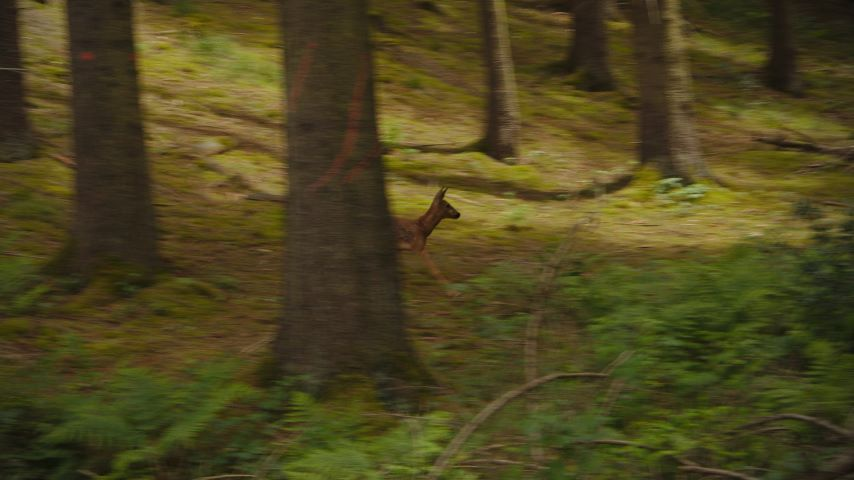
#> input picture assets/Deer.jpg, 854 x 480 px
$ python -i utils.py   (imports and definitions only)
#> lines starting #> are read from the running program, lines starting #| are printed output that depends on the picture
import math
import os
import random
import re
import warnings
from typing import Callable, cast

import numpy

from .types import BoolMask, FloatMask


# [36 lines left out: functions parse_dimension_arg, parse_border_args, not called in this run]


def load_float_mask(mask_path: str | None, shape: tuple[int, int] = (0, 0), default: float = 0) -> FloatMask:
#> called with mask_path = '../assets/Deer.jpg', shape = (0, 0), default = 0
    if mask_path is None:
        arr = numpy.zeros(shape, dtype=numpy.float32)
        arr[:,:] = default
        return arr
    inverse = False
    if mask_path is not None and mask_path.endswith(":inv"):
        inverse = True
        mask_path = mask_path[:-4]
    if mask_path.lower() == "zeros":
        arr = numpy.zeros(shape, dtype=numpy.float32)
    elif mask_path.lower() == "ones":
        arr = numpy.ones(shape, dtype=numpy.float32)
    elif mask_path.lower() == "random":
        arr = cast(FloatMask, numpy.random.rand(*shape).astype(numpy.float32))
    elif re.match(r"^border(\-(top|right|bottom|left))?:(\d+%?:|:|\d+%?$){1,4}$", mask_path, re.IGNORECASE):
        top, right, bottom, left = parse_border_args(mask_path, *shape)
        arr = numpy.zeros(shape, dtype=numpy.float32)
        if top != 0: arr[:top,:] = 1
        if right != 0: arr[:,-right:] = 1
        if bottom != 0: arr[-bottom:,:] = 1
        if left != 0: arr[:,:left] = 1
    elif re.match(r"^[hv]line:\d+%?$", mask_path, re.IGNORECASE):
        name, arg_string = mask_path.lower().split(":")
        arr = numpy.zeros(shape, dtype=numpy.float32)
        if name == "hline":
            arg = parse_dimension_arg(arg_string, shape[0])
            i = (shape[0] - arg) // 2
            arr[i:i+arg,:] = 1
        elif name == "vline":
            arg = parse_dimension_arg(arg_string, shape[1])
            j = (shape[1] - arg) // 2
            arr[:,j:j+arg] = 1
        else:
            raise ValueError(f"Invalid line rule name {name}")
    elif re.match(r"circle:\d+%?", mask_path, re.IGNORECASE):
        arg_string = mask_path.lower().split(":")[1]
        radius = parse_dimension_arg(arg_string, min(shape))
        arr = numpy.zeros(shape, dtype=numpy.float32)
        i = numpy.arange(0, shape[0])
        j = numpy.arange(0, shape[1])
        ci, cj = shape[0] // 2, shape[1] // 2
        arr = (j[numpy.newaxis,:] - cj) ** 2 + (i[:,numpy.newaxis] - ci) ** 2 < radius ** 2
    elif re.match(r"rect:\d+%?(:\d+%?)?", mask_path, re.IGNORECASE):
        arg_strings = mask_path[mask_path.index(":")+1:].split(":")
        width, height = 0, 0
        if len(arg_strings) == 1:
            width = parse_dimension_arg(arg_strings[0], shape[1])
            height = parse_dimension_arg(arg_strings[0], shape[0])
        elif len(arg_strings) == 2:
            width = parse_dimension_arg(arg_strings[0], shape[1])
            height = parse_dimension_arg(arg_strings[1], shape[0])
        else:
            raise ValueError(f"Invalid number of argument {len(arg_strings)} for rect mask")
        arr = numpy.ones(shape, dtype=numpy.float32)
        arr[:shape[0] // 2 - height // 2,:] = 0
        arr[shape[0] // 2 + height // 2:,:] = 0
        arr[:,:shape[1] // 2 - width // 2] = 0
        arr[:,shape[1] // 2 + width // 2:] = 0
    elif re.match(r"grid:\d+:\d+:\d+?", mask_path, re.IGNORECASE):
        arg_strings = mask_path[mask_path.index(":")+1:].split(":")
        nrows, ncols, radius = list(map(int, arg_strings))
        diameter = 2 * radius
        i = numpy.arange(0, diameter)
        j = numpy.arange(0, diameter)
        circle = (j[numpy.newaxis,:] - radius) ** 2 + (i[:,numpy.newaxis] - radius) ** 2 < radius ** 2
        arr = numpy.zeros(shape, dtype=numpy.float32)
        height, width = shape
        cell_height, cell_width = height // nrows, width // ncols
        for i in range(nrows):
            for j in range(ncols):
                i0 = cell_height * i + cell_height // 2 - radius
                j0 = cell_width * j + cell_width // 2 - radius
                arr[i0:i0+diameter,j0:j0+diameter] = circle
    else:
        import PIL.Image
        image = PIL.Image.open(mask_path)
#> image is the input picture: PIL image 854x480 RGB; mean R, G, B 77.6, 69.9, 31
        arr = numpy.array(image).astype(numpy.float32)
        image.close()
        if arr.ndim == 2:
            arr /= 255
        elif arr.ndim == 3:
            if arr.shape[2] == 4:
                warnings.warn(f"Mask '{os.path.basename(mask_path)}' has an alpha channel but it will be ignored, only luminance will be used")
            arr = numpy.mean(arr[:,:,:3], axis=2) / 255
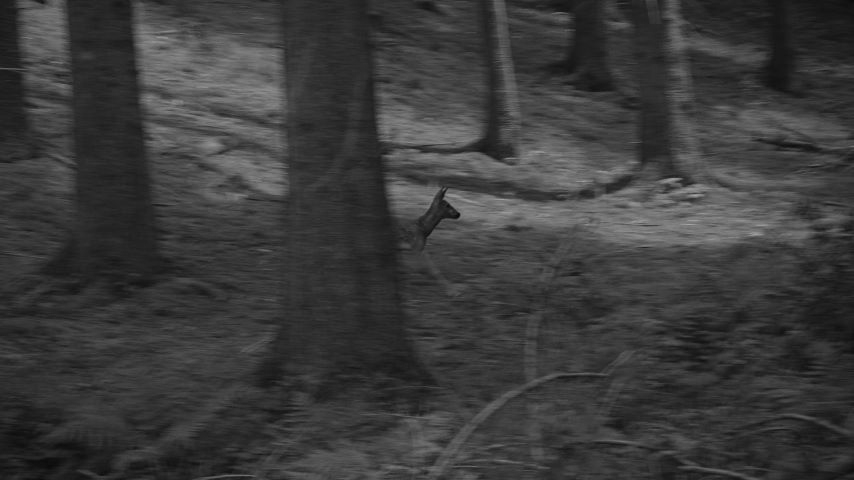
#> arr: shape (480, 854) float32; min 0.0235, max 0.656, mean 0.233
        else:
            raise ValueError(f"Image has wrong number of dimensions {arr.ndim}, expected 2 or 3")
    if inverse:
        arr = 1.0 - arr
    return cast(FloatMask, arr)


def load_bool_mask(mask_path: str | None, shape: tuple[int, int] = (0, 0), default: bool = False) -> BoolMask:
    return cast(BoolMask, numpy.round(load_float_mask(mask_path, shape, float(default))).astype(bool))


# [14 lines left out: function find_unique_path, not called in this run]


# CSS colors, taken from matplotlib.colors.CSS4_COLORS
NAMED_COLORS = {
    "aliceblue": (240, 248, 255),
    "antiquewhite": (250, 235, 215),
    "aqua": (0, 255, 255),
    "aquamarine": (127, 255, 212),
    "azure": (240, 255, 255),
    "beige": (245, 245, 220),
    "bisque": (255, 228, 196),
    "black": (0, 0, 0),
    "blanchedalmond": (255, 235, 205),
    "blue": (0, 0, 255),
    "blueviolet": (138, 43, 226),
    "brown": (165, 42, 42),
    "burlywood": (222, 184, 135),
    "cadetblue": (95, 158, 160),
    "chartreuse": (127, 255, 0),
    "chocolate": (210, 105, 30),
    "coral": (255, 127, 80),
    "cornflowerblue": (100, 149, 237),
    "cornsilk": (255, 248, 220),
    "crimson": (220, 20, 60),
    "cyan": (0, 255, 255),
    "darkblue": (0, 0, 139),
    "darkcyan": (0, 139, 139),
    "darkgoldenrod": (184, 134, 11),
    "darkgray": (169, 169, 169),
    "darkgreen": (0, 100, 0),
    "darkgrey": (169, 169, 169),
    "darkkhaki": (189, 183, 107),
    "darkmagenta": (139, 0, 139),
    "darkolivegreen": (85, 107, 47),
    "darkorange": (255, 140, 0),
    "darkorchid": (153, 50, 204),
    "darkred": (139, 0, 0),
    "darksalmon": (233, 150, 122),
    "darkseagreen": (143, 188, 143),
    "darkslateblue": (72, 61, 139),
    "darkslategray": (47, 79, 79),
    "darkslategrey": (47, 79, 79),
    "darkturquoise": (0, 206, 209),
    "darkviolet": (148, 0, 211),
    "deeppink": (255, 20, 147),
    "deepskyblue": (0, 191, 255),
    "dimgray": (105, 105, 105),
    "dimgrey": (105, 105, 105),
    "dodgerblue": (30, 144, 255),
    "firebrick": (178, 34, 34),
    "floralwhite": (255, 250, 240),
    "forestgreen": (34, 139, 34),
    "fuchsia": (255, 0, 255),
    "gainsboro": (220, 220, 220),
    "ghostwhite": (248, 248, 255),
    "gold": (255, 215, 0),
    "goldenrod": (218, 165, 32),
    "gray": (128, 128, 128),
    "green": (0, 128, 0),
    "greenyellow": (173, 255, 47),
    "grey": (128, 128, 128),
    "honeydew": (240, 255, 240),
    "hotpink": (255, 105, 180),
    "indianred": (205, 92, 92),
    "indigo": (75, 0, 130),
    "ivory": (255, 255, 240),
    "khaki": (240, 230, 140),
    "lavender": (230, 230, 250),
    "lavenderblush": (255, 240, 245),
    "lawngreen": (124, 252, 0),
    "lemonchiffon": (255, 250, 205),
    "lightblue": (173, 216, 230),
    "lightcoral": (240, 128, 128),
    "lightcyan": (224, 255, 255),
    "lightgoldenrodyellow": (250, 250, 210),
    "lightgray": (211, 211, 211),
    "lightgreen": (144, 238, 144),
    "lightgrey": (211, 211, 211),
    "lightpink": (255, 182, 193),
    "lightsalmon": (255, 160, 122),
    "lightseagreen": (32, 178, 170),
    "lightskyblue": (135, 206, 250),
    "lightslategray": (119, 136, 153),
    "lightslategrey": (119, 136, 153),
    "lightsteelblue": (176, 196, 222),
    "lightyellow": (255, 255, 224),
    "lime": (0, 255, 0),
    "limegreen": (50, 205, 50),
    "linen": (250, 240, 230),
    "magenta": (255, 0, 255),
    "maroon": (128, 0, 0),
    "mediumaquamarine": (102, 205, 170),
    "mediumblue": (0, 0, 205),
    "mediumorchid": (186, 85, 211),
    "mediumpurple": (147, 112, 219),
    "mediumseagreen": (60, 179, 113),
    "mediumslateblue": (123, 104, 238),
    "mediumspringgreen": (0, 250, 154),
    "mediumturquoise": (72, 209, 204),
    "mediumvioletred": (199, 21, 133),
    "midnightblue": (25, 25, 112),
    "mintcream": (245, 255, 250),
    "mistyrose": (255, 228, 225),
    "moccasin": (255, 228, 181),
    "navajowhite": (255, 222, 173),
    "navy": (0, 0, 128),
    "oldlace": (253, 245, 230),
    "olive": (128, 128, 0),
    "olivedrab": (107, 142, 35),
    "orange": (255, 165, 0),
    "orangered": (255, 69, 0),
    "orchid": (218, 112, 214),
    "palegoldenrod": (238, 232, 170),
    "palegreen": (152, 251, 152),
    "paleturquoise": (175, 238, 238),
    "palevioletred": (219, 112, 147),
    "papayawhip": (255, 239, 213),
    "peachpuff": (255, 218, 185),
    "peru": (205, 133, 63),
    "pink": (255, 192, 203),
    "plum": (221, 160, 221),
    "powderblue": (176, 224, 230),
    "purple": (128, 0, 128),
    "rebeccapurple": (102, 51, 153),
    "red": (255, 0, 0),
    "rosybrown": (188, 143, 143),
    "royalblue": (65, 105, 225),
    "saddlebrown": (139, 69, 19),
    "salmon": (250, 128, 114),
    "sandybrown": (244, 164, 96),
    "seagreen": (46, 139, 87),
    "seashell": (255, 245, 238),
    "sienna": (160, 82, 45),
    "silver": (192, 192, 192),
    "skyblue": (135, 206, 235),
    "slateblue": (106, 90, 205),
    "slategray": (112, 128, 144),
    "slategrey": (112, 128, 144),
    "snow": (255, 250, 250),
    "springgreen": (0, 255, 127),
    "steelblue": (70, 130, 180),
    "tan": (210, 180, 140),
    "teal": (0, 128, 128),
    "thistle": (216, 191, 216),
    "tomato": (255, 99, 71),
    "turquoise": (64, 224, 208),
    "violet": (238, 130, 238),
    "wheat": (245, 222, 179),
    "white": (255, 255, 255),
    "whitesmoke": (245, 245, 245),
    "yellow": (255, 255, 0),
    "yellowgreen": (154, 205, 50)
}


# [9 lines left out: function parse_color, not called in this run]


def compose_top(*colors: tuple[int, int, int]) -> tuple[int, int, int]:
    return colors[-1]


# [84 lines left out: functions compose_additive, compose_subtractive, compose_average, multiply_arrays, binarize_arrays, absmax and 3 more, not called in this run]


def upscale_array(arr: numpy.ndarray, wf: int, hf: int) -> numpy.ndarray:
    return numpy.kron(arr * (wf, hf), numpy.ones((hf, wf, 1))).astype(arr.dtype)


# [5 lines left out: function putn, not called in this run]


def putn_1d(target_array: numpy.ndarray, value: int | float, target_inds: numpy.ndarray, scale: int, axis: int):
    target_inds_scaled = target_inds * scale
    target_array.flat[target_inds_scaled + axis] = value

>>> result = load_float_mask('../assets/Deer.jpg')

$ run again, on assets/Frame.png
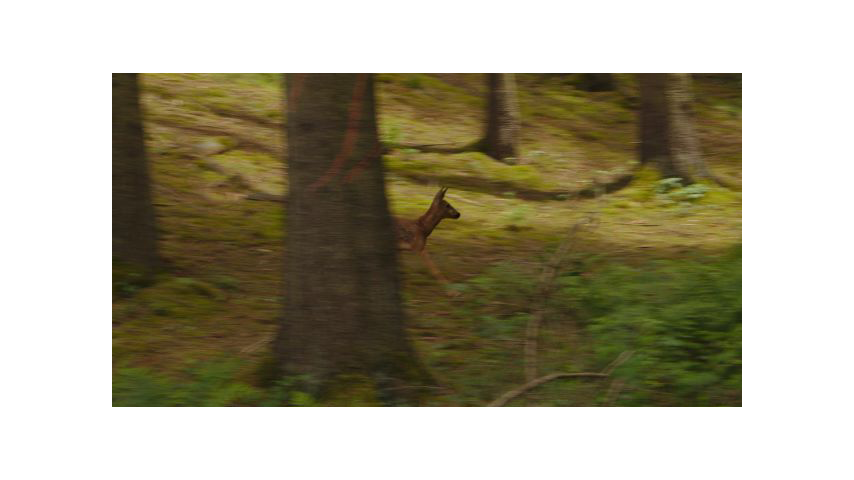
#> input picture assets/Frame.png, 854 x 480 px
#> in load_float_mask, image is the input picture: PIL image 854x480 RGBA; mean R, G, B, A 167.9, 162.4, 141.4, 130.9
#> in load_float_mask, `arr = numpy.mean(arr[:,:,:3], axis=2) / 255`:
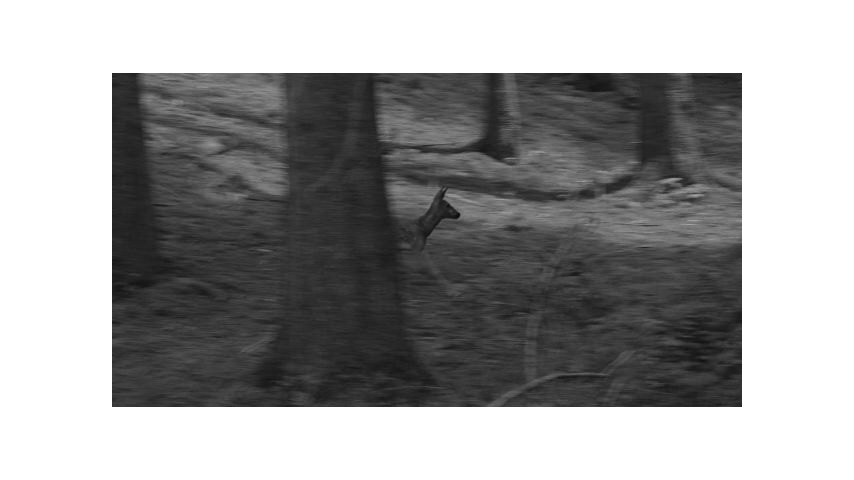
#> arr: shape (480, 854) float32; min 0.0222, max 1, mean 0.617
